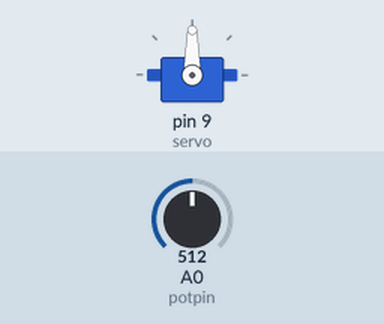
Recording of a sketch running on a simulated Arduino Uno, built with avr-gcc and run on an emulated ATmega328P. Shown: servo. The inputs (shaded band) are chosen by the test bench; at power-on: A0 (potpin) = 512.

Above: at 1.2 s.
1.3 s: A0 (potpin) set to 716
At 2.5 s:
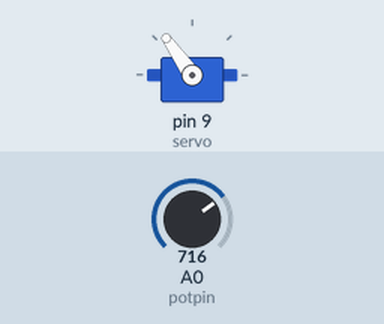
2.8 s: A0 (potpin) set to 900
At 3.6 s:
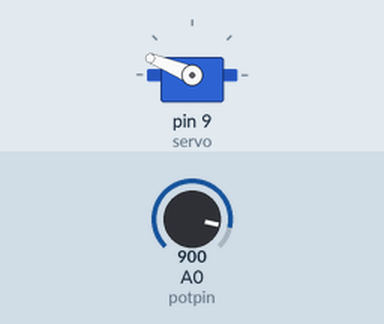
4.3 s: A0 (potpin) set to 1023
At 5.0 s:
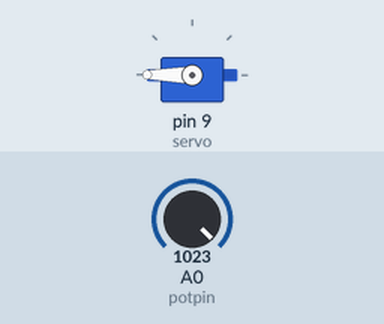
5.8 s: A0 (potpin) set to 306
At 7.0 s:
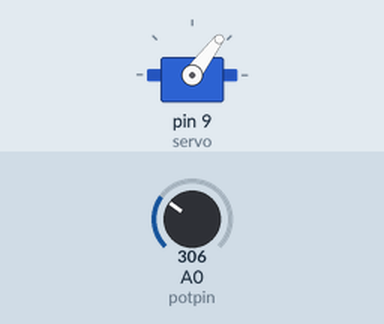
7.3 s: A0 (potpin) set to 122
At 8.5 s:
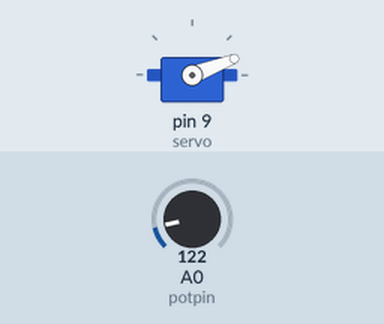
Timing chart, 0 to 9.8 s (numbered marks = the images above; inputs shaded):
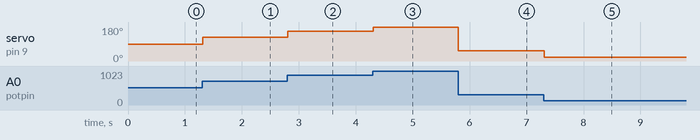

The sketch:

Andy_L4_ServoWithPoT.ino
```cpp
/*
 * This code will take potentiometer values and map it to values that the servo motor
 * is more compatible with.
 */
#include <Servo.h> //includes Servo library into code

Servo servo;  //links servo to "servo" variable

int potpin = 0; //set variable "potpin" to the pin that is would read from
int value;   //sets variable "value" to hold values in the code

void setup() {
  servo.attach(9);  //attaches servo to pin 9
}

void loop() {
  value = analogRead(potpin); //tells "value" to read the values from analog pin 0
  value = map(value, 0, 1023, 0, 180); //maps the values from POT (0-1023) to 0-180
  servo.write(value); //writes values from the POT to the servo
  delay(15); //delay to reduce bouncing
  }
```

Measured:
- after the input at 1.3 s, servo on pin 9 (servo): 90° → 125° at once
- after the input at 2.8 s, servo on pin 9 (servo): 125° → 158° at once
- after the input at 4.3 s, servo on pin 9 (servo): 158° → 180° at once
- after the input at 5.8 s, servo on pin 9 (servo): 180° → 53° at once
- after the input at 7.3 s, servo on pin 9 (servo): 53° → 21° at once
